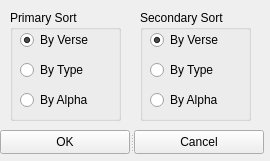
<ui version="4.0" >
 <class>orderdlg</class>
 <widget class="QWidget" name="orderdlg" >
  <property name="geometry" >
   <rect>
    <x>0</x>
    <y>0</y>
    <width>270</width>
    <height>161</height>
   </rect>
  </property>
  <property name="minimumSize" >
   <size>
    <width>270</width>
    <height>160</height>
   </size>
  </property>
  <property name="windowTitle" >
   <string>Select Order</string>
  </property>
  <widget class="QSplitter" name="splitter1" >
   <property name="geometry" >
    <rect>
     <x>0</x>
     <y>130</y>
     <width>264</width>
     <height>24</height>
    </rect>
   </property>
   <property name="orientation" >
    <enum>Qt::Horizontal</enum>
   </property>
   <widget class="QPushButton" name="OK" >
    <property name="text" >
     <string>OK</string>
    </property>
   </widget>
   <widget class="QPushButton" name="Cancel" >
    <property name="text" >
     <string>Cancel</string>
    </property>
   </widget>
  </widget>
  <widget class="QGroupBox" name="groupBox2" >
   <property name="geometry" >
    <rect>
     <x>140</x>
     <y>10</y>
     <width>111</width>
     <height>111</height>
    </rect>
   </property>
   <property name="title" >
    <string>Secondary Sort</string>
   </property>
   <widget class="QRadioButton" name="alphabutton_2" >
    <property name="geometry" >
     <rect>
      <x>10</x>
      <y>80</y>
      <width>80</width>
      <height>20</height>
     </rect>
    </property>
    <property name="text" >
     <string>By Alpha</string>
    </property>
   </widget>
   <widget class="QRadioButton" name="typebutton_2" >
    <property name="geometry" >
     <rect>
      <x>10</x>
      <y>50</y>
      <width>80</width>
      <height>20</height>
     </rect>
    </property>
    <property name="text" >
     <string>By Type</string>
    </property>
   </widget>
   <widget class="QRadioButton" name="versebutton_2" >
    <property name="geometry" >
     <rect>
      <x>10</x>
      <y>20</y>
      <width>80</width>
      <height>20</height>
     </rect>
    </property>
    <property name="text" >
     <string>By Verse</string>
    </property>
    <property name="checked" >
     <bool>true</bool>
    </property>
   </widget>
  </widget>
  <widget class="QGroupBox" name="groupBox1" >
   <property name="geometry" >
    <rect>
     <x>10</x>
     <y>10</y>
     <width>111</width>
     <height>111</height>
    </rect>
   </property>
   <property name="title" >
    <string>Primary Sort</string>
   </property>
   <widget class="QRadioButton" name="alphabutton" >
    <property name="geometry" >
     <rect>
      <x>10</x>
      <y>80</y>
      <width>80</width>
      <height>20</height>
     </rect>
    </property>
    <property name="text" >
     <string>By Alpha</string>
    </property>
   </widget>
   <widget class="QRadioButton" name="typebutton" >
    <property name="geometry" >
     <rect>
      <x>10</x>
      <y>50</y>
      <width>80</width>
      <height>20</height>
     </rect>
    </property>
    <property name="text" >
     <string>By Type</string>
    </property>
   </widget>
   <widget class="QRadioButton" name="versebutton" >
    <property name="geometry" >
     <rect>
      <x>10</x>
      <y>20</y>
      <width>80</width>
      <height>20</height>
     </rect>
    </property>
    <property name="text" >
     <string>By Verse</string>
    </property>
    <property name="checked" >
     <bool>true</bool>
    </property>
   </widget>
  </widget>
 </widget>
 <layoutdefault spacing="6" margin="11" />
 <pixmapfunction>qPixmapFromMimeSource</pixmapfunction>
 <resources/>
 <connections>
  <connection>
   <sender>OK</sender>
   <signal>clicked()</signal>
   <receiver>orderdlg</receiver>
   <slot>OK_clicked()</slot>
   <hints>
    <hint type="sourcelabel" >
     <x>20</x>
     <y>20</y>
    </hint>
    <hint type="destinationlabel" >
     <x>20</x>
     <y>20</y>
    </hint>
   </hints>
  </connection>
  <connection>
   <sender>Cancel</sender>
   <signal>clicked()</signal>
   <receiver>orderdlg</receiver>
   <slot>close()</slot>
   <hints>
    <hint type="sourcelabel" >
     <x>20</x>
     <y>20</y>
    </hint>
    <hint type="destinationlabel" >
     <x>20</x>
     <y>20</y>
    </hint>
   </hints>
  </connection>
 </connections>
</ui>
